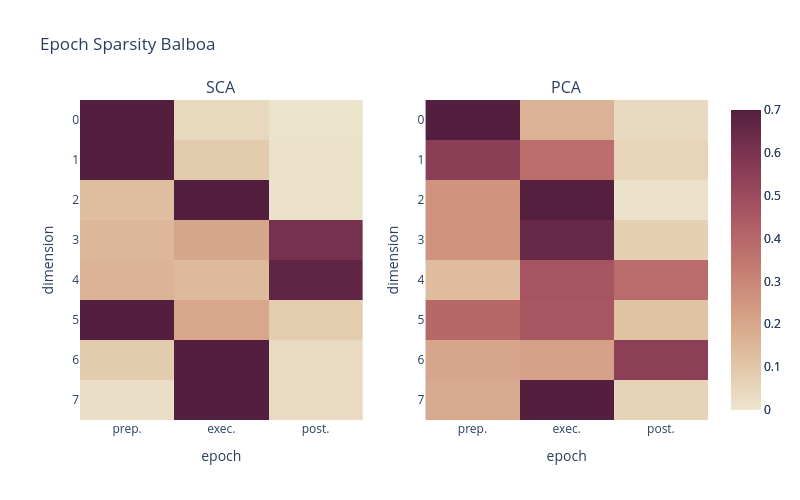

Source (notebook cell):
### Code cell
# plot results
zMin = 0
zMax = 0.7

# initialize a figure
fig = make_subplots(rows=1,cols = 2,shared_xaxes = False,shared_yaxes = False,horizontal_spacing = 0.1, subplot_titles = ['SCA','PCA'])

# sca first
htPlt = go.Heatmap(go.Heatmap(z = fractOcc_sca,zmin = zMin, zmax = zMax, colorscale = 'Brwnyl'))
fig.add_trace(htPlt, row=1, col=1)

# pca
htPlt = go.Heatmap(go.Heatmap(z = fractOcc_pca,zmin = zMin, zmax = zMax, colorscale = 'Brwnyl'))
fig.add_trace(htPlt, row=1, col=2)

fig.update_yaxes(autorange = 'reversed',title = 'dimension')
fig.update_xaxes(title = 'epoch',tickmode = 'array',
                 tickvals = [0,1,2],
                 ticktext = ['prep.','exec.','post.'])

fig.update_layout(width = 800,height = 500,title = 'Epoch Sparsity ' + monkName)

# save figure
#fig.write_image(figDir + monkName + '_SCAPCA_' + str(R_est) + 'dims_epochSparsityMap.pdf')
#fig.show()

### Figure 1 — Plotly figure (JSON) as saved in the notebook; plotly's stock layout.template omitted (floating-point values rounded to 4 significant figures)
{"data": [{"colorscale": [[0, "rgb(237, 229, 207)"], [0.1667, "rgb(224, 194, 162)"], [0.3333, "rgb(211, 156, 131)"], [0.5, "rgb(193, 118, 111)"], [0.6667, "rgb(166, 84, 97)"], [0.8333, "rgb(129, 55, 83)"], [1, "rgb(84, 31, 63)"]], "type": "heatmap", "xaxis": "x", "yaxis": "y", "z": [[0.9369, 0.04482, 0.006897], [0.8901, 0.08683, 0.01098], [0.1248, 0.8523, 0.0121], [0.1519, 0.2036, 0.6123], [0.1593, 0.1405, 0.67], [0.7016, 0.2016, 0.0831], [0.08782, 0.8569, 0.03542], [0.02283, 0.9113, 0.03523]], "zmax": 0.7, "zmin": 0}, {"colorscale": [[0, "rgb(237, 229, 207)"], [0.1667, "rgb(224, 194, 162)"], [0.3333, "rgb(211, 156, 131)"], [0.5, "rgb(193, 118, 111)"], [0.6667, "rgb(166, 84, 97)"], [0.8333, "rgb(129, 55, 83)"], [1, "rgb(84, 31, 63)"]], "type": "heatmap", "xaxis": "x2", "yaxis": "y2", "z": [[0.7829, 0.1651, 0.03894], [0.5506, 0.3759, 0.05763], [0.2624, 0.6985, 0.01582], [0.2599, 0.6515, 0.0705], [0.1341, 0.4682, 0.3844], [0.3964, 0.4608, 0.1138], [0.2045, 0.22, 0.5479], [0.1931, 0.7031, 0.06042]], "zmax": 0.7, "zmin": 0}], "layout": {"annotations": [{"font": {"size": 16}, "showarrow": false, "text": "SCA", "x": 0.225, "xanchor": "center", "xref": "paper", "y": 1, "yanchor": "bottom", "yref": "paper"}, {"font": {"size": 16}, "showarrow": false, "text": "PCA", "x": 0.775, "xanchor": "center", "xref": "paper", "y": 1, "yanchor": "bottom", "yref": "paper"}], "height": 500, "title": {"text": "Epoch Sparsity Balboa"}, "width": 800, "xaxis": {"anchor": "y", "domain": [0, 0.45], "tickmode": "array", "ticktext": ["prep.", "exec.", "post."], "tickvals": [0, 1, 2], "title": {"text": "epoch"}}, "xaxis2": {"anchor": "y2", "domain": [0.55, 1], "tickmode": "array", "ticktext": ["prep.", "exec.", "post."], "tickvals": [0, 1, 2], "title": {"text": "epoch"}}, "yaxis": {"anchor": "x", "autorange": "reversed", "domain": [0, 1], "title": {"text": "dimension"}}, "yaxis2": {"anchor": "x2", "autorange": "reversed", "domain": [0, 1], "title": {"text": "dimension"}}}}
